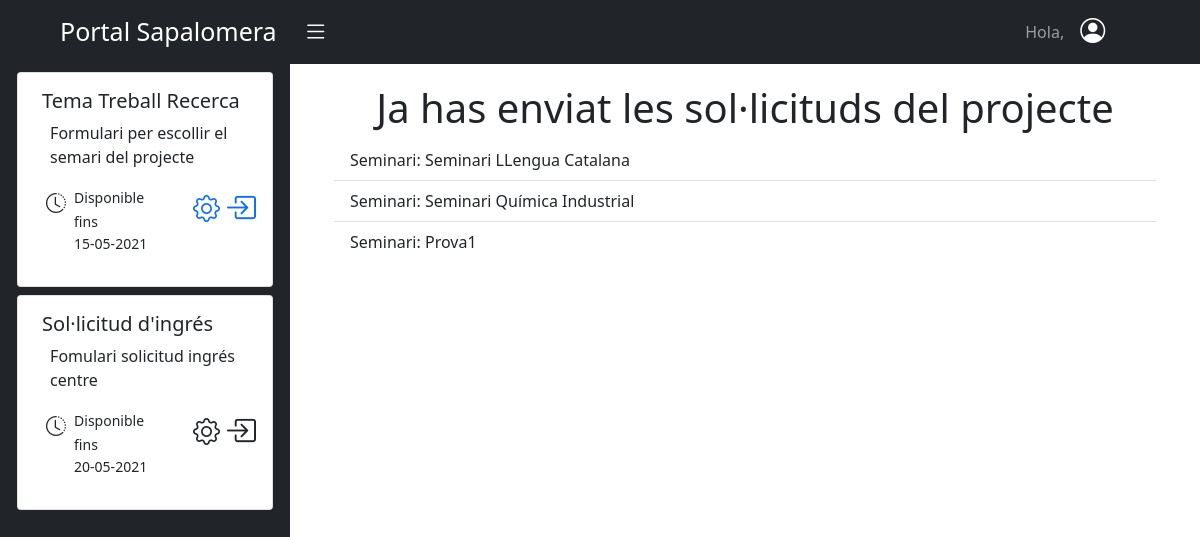
/aplicacions/projecte_batxillerat/ (signed in), run on the app's committed database.
### aplicacions/models.py (models this page shows, shortened)
class Aplicacio(models.Model):
    nom = models.CharField(max_length=30)
    descripcio = models.CharField(max_length=200)
    data_limit_inici = models.DateField()
    data_limit_fi = models.DateField()
    url_acces = models.CharField(max_length=60,blank=True)
    url_backend = models.CharField(max_length=60,blank=True)
    llista_grups = models.ManyToManyField(Group)
    llista_encarregats = models.ManyToManyField(User,limit_choices_to={"rol__id_rol":1})
    llistatAplicacions= LListaAplicacions()
    class Meta:
        verbose_name_plural = 'Aplicacions'

### batxillerat_projecte/models.py (models this page shows)
class Solicitud(models.Model):
    plantajament = models.TextField()
    seminari = models.ForeignKey(Seminari, on_delete=models.CASCADE)
    usuari = models.ForeignKey(User, on_delete=models.CASCADE)
    assignat = models.BooleanField(default=False)
    class Meta:
        permissions = (
            ("enviar_solicitud", "Pot enviar Solicitud"),
        )

class Seminari(models.Model):
    nom = models.CharField(max_length=100)
    departament = models.ForeignKey(Departament, on_delete=models.CASCADE)
    places = models.PositiveSmallIntegerField()
    def __str__(self):
        return self.nom

### batxillerat_projecte/views.py (the view)
# urls.py: path('',EnviarSolicitud, name='enviar-solicitud'),
@login_required
def EnviarSolicitud(request):
    if request.method == 'POST':
        user = request.user
        seminariPrimeraOpcio = request.POST.get('seminariPrimeraOpcio')
        seminariSegonaOpcio = request.POST.get('seminariSegonaOpcio')
        seminariTerceraOpcio = request.POST.get('seminariTerceraOpcio')
        seminariOpcio1 = get_object_or_404(Seminari, pk=seminariPrimeraOpcio)
        seminariOpcio2 = get_object_or_404(Seminari, pk=seminariSegonaOpcio)
        seminariOpcio3 = get_object_or_404(Seminari, pk=seminariTerceraOpcio)
        solicitud = Solicitud(seminari=seminariOpcio1,usuari=user,plantajament=request.POST.get('plantajamentPrimeraOpcio'))
        solicitud.save()
        solicitud2 = Solicitud(seminari=seminariOpcio2,usuari=user,plantajament=request.POST.get('plantajamentSegonaOpcio'))
        solicitud2.save()
        solicitud3 = Solicitud(seminari=seminariOpcio3,usuari=user,plantajament=request.POST.get('plantajamentSegonaOpcio'))
        solicitud3.save()
        return JsonResponse({'success': True}, status=201)
    else:
        aplicacions = Aplicacio.llistatAplicacions.per_usuari(request.user)
        solicituds =  Solicitud.objects.filter(usuari=request.user)
        if(solicituds.count() >=3):
            return render(request, 'batx_seminaris/solicitud_enviada.html',{'llista_aplicacions':aplicacions,"llista_solicituds":solicituds})
        else:
            departaments = Departament.objects.values()
            return render(request, 'batx_seminaris/enviar_solicitud.html', {'llista_aplicacions':aplicacions,'llista_departaments':departaments})

### aplicacions/modelManagers.py (called while the page is built)
    def per_usuari(self, user):
        today = date.today()
        if user.rol.id_rol == 1:
            return self.get_queryset().filter(llista_encarregats__exact=user)
        else:
            return self.get_queryset().filter(llista_grups__in=user.groups.all()).filter(data_limit_fi__gte=today,data_limit_inici__lte=today).distinct()

### batxillerat_projecte/templates/batx_seminaris/solicitud_enviada.html
{% extends "aplicacions/llistar_aplicacions.html" %}
{% block aplicacio %}
{% load static %}
<div class="text-center">
    <h1>Ja has enviat les sol·licituds del projecte</h1>
</div>
<div class="row">
    <div>
        <ul class="list-group list-group-flush">
            {% for solicitud  in llista_solicituds %}
                <li class="list-group-item">Seminari: {{solicitud.seminari}}</li>
            {% endfor %}
        </ul>
    </div>
</div>
{% endblock%}

### aplicacions/templates/aplicacions/llistar_aplicacions.html (shortened to what this page needs)
{% extends "base.html" %} {% block content %}
<div id="wrapper">
    <div class="container-fluid">
        <div id="sidebar-wrapper">
            <ul class="sidebar-nav">
                <div class="row d-flex justify-content-center">
                    <div class="col-11">
                        {% if llista_aplicacions %} {% for aplicacio in llista_aplicacions %}
                        <div class="card mx-1 mt-2">
                            <div class="card-body  ms-2">
                                <h5 class="card-title">{{ aplicacio.nom }}</h5>
                                <p class="card-text  ms-2">{{ aplicacio.descripcio }}</p>
                                <div class="row">
                                    <div class="col-1  ms-1 me-1 mt-1 ">
                                        <i class="bi bi-clock-history fa-9x" style="font-size: 20px;"></i>
                                    </div>
                                    <div class="col-6">
                                        <small>
                                            Disponible fins
                                            <p>{{ aplicacio.data_limit_fi | date:'d-m-Y' }}</p>
                                        </small>
                                    </div>
                                    {% if user.rol.rol == 1 or user.is_staff %}
                                    <div role="button" class="col-1 me-2 mt-1">
                                        <a {% if aplicacio.url_backend %} href="{% url aplicacio.url_backend %}" {% endif %}><i class="bi bi-gear" style="font-size: 27px;"></i></a>
                                    </div>
                                    {% endif %}
                                    <div role="button" class="col-1 me-2">
                                        <a {% if aplicacio.url_acces  %} href="{% url aplicacio.url_acces %}" {% endif %}><i class="bi bi-box-arrow-in-right" style="font-size: 31px;"></i></a>
                                    </div>
                                </div>
                            </div>
                        </div>
                        {% endfor %}
                        {% endif %}
                    </div>
                </div>
            </ul>
        </div>
        <div id="page-content-wrapper">
            <div class="container-fluid">
                {% block aplicacio %}
                {% endblock %}
            </div>
        </div>
    </div>
</div>
{% endblock content %}

### static/css/style.css (style rules this page uses)
#wrapper { padding-left: 0; -webkit-transition: all 0.5s ease; -moz-transition: all 0.5s ease; -o-transition: all 0.5s ease; transition: all 0.5s ease; }
#sidebar-wrapper { position: fixed; left: 290px; z-index: 1000; overflow-y: auto; margin-left: -290px; width: 0; height: 100%; background:#212529; -webkit-transition: all 0.5s ease; -moz-transition: all 0.5s ease; -o-transition: all 0.5s ease; transition: all 0.5s ease; }
#page-content-wrapper { padding: 15px; width: 100%; }
.sidebar-nav { position: absolute; top: 0; margin: 0; padding: 0; width: 290px; list-style: none; }
@media (min-width: 768px) { #wrapper { padding-left: 290px; } }
@media (min-width: 768px) { #sidebar-wrapper { width: 290px; } }
@media (min-width: 768px) { #page-content-wrapper { padding: 20px; } }

### data on the page
Aplicacio: nom "Tema Treball Recerca", descripcio "Formulari per escollir el semari del projecte", data_limit_fi "15-05-2021"
Aplicacio: nom "Sol·licitud d'ingrés", descripcio "Fomulari solicitud ingrés centre", data_limit_fi "20-05-2021"
Solicitud: seminari "Seminari LLengua Catalana"
Solicitud: seminari "Seminari Química Industrial"
Solicitud: seminari "Prova1"
